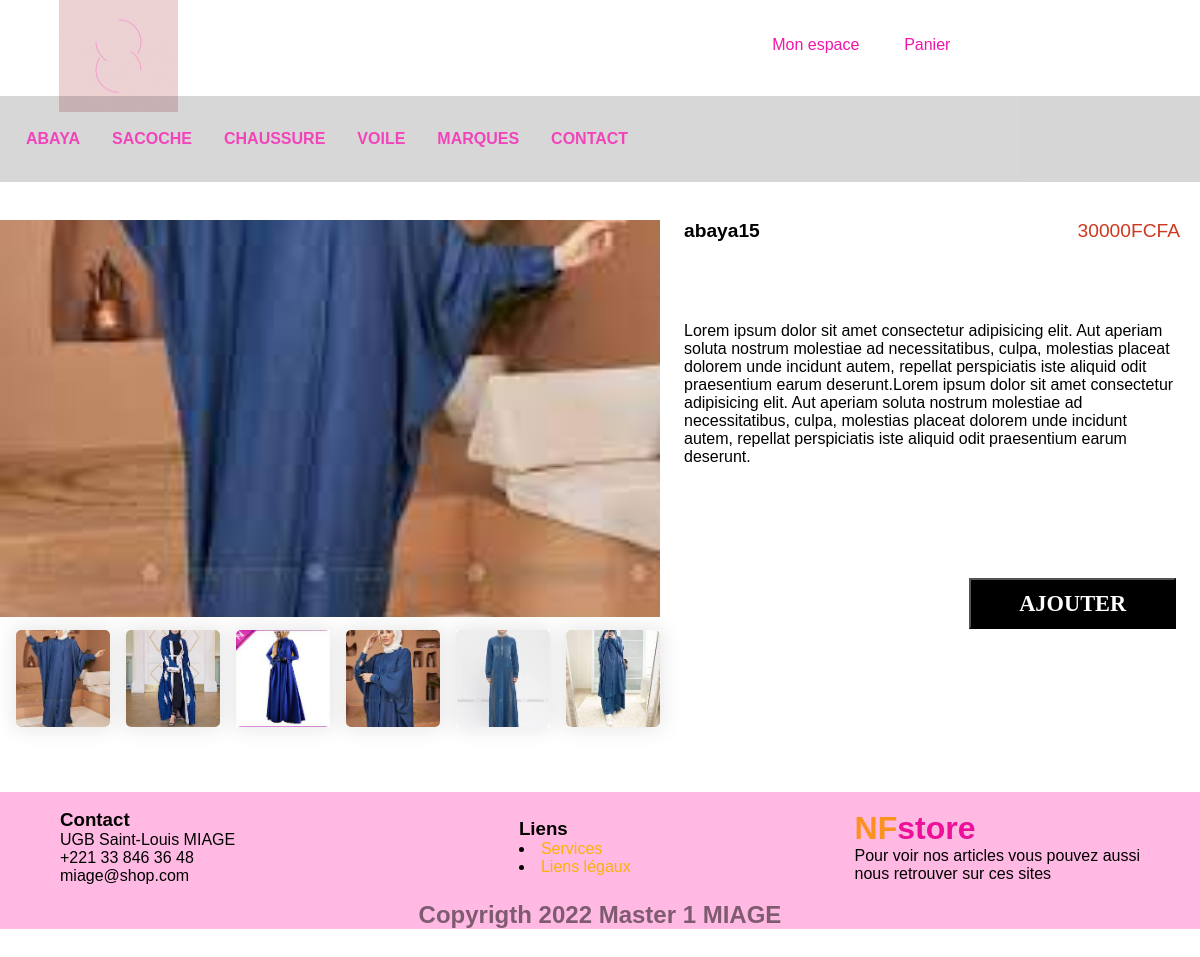
Screenshot of /detail.php?idProduit=18 with the database file from the repository.
### tables this page shows
CREATE TABLE IF NOT EXISTS `produits` (
  `idProduit` int(11) NOT NULL AUTO_INCREMENT,
  `nomProduit` varchar(255) NOT NULL,
  `descriptionProduit` text NOT NULL,
  `prix` int(11) NOT NULL,
  `imageProduit` varchar(255) NOT NULL,
  `idCategorie` int(11) NOT NULL,
  `marque` varchar(255) NOT NULL,
  PRIMARY KEY (`idProduit`)
);

### detail.php (the view, shortened to what this page needs)
<!DOCTYPE html>
<html lang="en">
<head>
    <link rel="stylesheet" href="css/res.css">
    <link rel="stylesheet" href="css/detail.css" />
</head>
<body>
<div class="header">
        <div class="top-head">
            <div class="logo"> <a href="index.php"><img src="image/Logo1.gif" alt=""></a></div>
           <div class="panier">
            <div class="pa1"><a href="#"> Mon espace </a><i class="fa-solid fa-user"></i></div>
             <div class="pa2"><a href="#"> Panier </a><i class='fas fa-cart-plus'></i></div>
           </div>
        </div>
        <div class="navebar" id="Topnav">
        <?php  $idA=1;
               $idB=2;
               $idC=3;
               $idD=4;
               ?>
            <a href="list.php?idCategorie=<?php echo $idA; ?>">ABAYA</a>
            <a href="list.php?idCategorie=<?php echo $idB; ?>">sacoche</a>
            <a href="list.php?idCategorie=<?php echo $idC; ?>">chaussure</a>
            <a href="list.php?idCategorie=<?php echo $idD; ?>">voile</a>
            <div class="dropdown">
              <button class="dropbtn">Marques
              </button>
            </div>
            <a href="list.html">Contact</a>
          </div>
        </div>
    <main>
        <?php include("connexion.php");
                $con=OuvrirBD();
                $id= $_GET['idProduit'];
                $requete="select nomProduit,descriptionProduit,prix,imageProduit from produits where idProduit='$id'";
                $resultat = $con->query($requete);
                if(!$resultat){
                    echo("impossible d'executer la requete");
                    exit;
                }
                else{
                    while($ligne = $resultat->fetch()){
                        $nom=$ligne['nomProduit'];
                        $descrip=$ligne['descriptionProduit'];
                        $prix_im=$ligne['prix'];
                        $im=explode(" ",$ligne['imageProduit']);?>
<?php
                        }
                    }?>
    <div class="sidebar" id="side">
        <div class="valeur">
            <div class="nom">
                <p id="idnom"><?php echo($nom);?></p>
            </div>
            <div class="prix">
                <p> <span id="idprix"><?php echo($prix_im);?></span>FCFA</p>
            </div>
        </div>
        <div class="description">
            <p id="idescription">
                <?php echo($descrip);?>
            </p>
        </div>
        <div class="env">
            <a href="formulaire.php"><button type="submit" class="btn_detail">AJOUTER</button></a>
        </div>
    </div>
    <div class="contente" id="cont">
        <div class="img_art">
            <img id="image_g" src="image/<?php echo($im[0]);?>">
        </div>
        <div class="div_img">
               <div class="imdiv">
                    <img  id="im1" src="image/<?php echo($im[0]);?>">
                </div>
                <div class="imdiv">
                    <img  id="im2" src="image/<?php echo($im[1]);?>">
                </div>
                <div class="imdiv">
                    <img id="im3" src="image/<?php echo($im[2]);?>">
                </div>
                <div class="imdiv">
                    <img  id="im4" src="image/<?php echo($im[3]);?>">
                </div>
                <div class="imdiv">
                    <img  id="im5"  src="image/<?php echo($im[4]);?>">
                </div>
                <div class="imdiv">
                    <img  id="im6"  src="image/<?php echo($im[5]);?>">
                </div>
            </div>
        </div>
    </main>
    <div class="footer">
      <div class="foot-top">
        <div class="footer-box ">
            <h3>Contact</h3>
            <span> <i class='fas fa-burn'></i>UGB Saint-Louis MIAGE</span> <br>
            <span > <i class='fas fa-phone-alt'></i>+221 33 846 36 48</span> <br>
            <span ><i class="fa fa-envelope"></i>miage@shop.com</span>
        </div>
        <div class="footer-box">
            <h3>Liens</h3>
            <li><a href="#">Services</a></li>
            <li><a href="#">Liens légaux</a></li>
        </div>
        <div class="footer_box log"> <br>
            <p class="logofooter"> <span>NF</span>store</p>
            <p>Pour voir nos articles vous pouvez aussi <br>  nous retrouver sur ces sites</p>
          <br>
        </div>
     </div>
        <h2>Copyrigth 2022 Master 1 MIAGE</h2>
    </div>
</body>
</html>

### css/res.css (style rules this page uses)
* { margin: 0px; padding: 0px; box-sizing: border-box; font-family: 'poppins', sans-serif; scroll-behavior: smooth; }
.header { width: 100%; height: 45em; }
.header .top-head { width: 99%; height: 7em; position: fixed; z-index: 1; display: flex; }
.header .top-head .logo { width: 10%; height: 7em; position: relative; margin-left: 5%; }
.header .top-head .logo a { text-decoration: none; }
.header .top-head .logo a img { width: 100%; height: 7em; }
.header .top-head .panier { width: 15%; float: right; position: relative; margin-top: 3%; margin-left: 50%; color: rgb(240, 21, 171); justify-content: space-between; display: flex; }
.panier a { text-decoration: none; color: rgb(240, 21, 171); }
.navebar { width: 100%; margin-top: 8%; background-color:rgba(0,0,0,.2); opacity: 0.8; position: fixed; left: 0; padding: 20px 10px; transition: .5s ease-out; z-index: 2; }
.navebar a { float: left; display: block; color:rgb(240, 21, 171); text-align: center; padding: 14px 16px; text-decoration: none; font-size:1rem; font-weight: 900; text-transform: uppercase; }
.dropdown { float: left; overflow: hidden; }
.dropdown .dropbtn { font-size: 17px; border: none; outline: none; color:rgb(240, 21, 171); padding: 14px 16px; background-color: inherit; font-family: inherit; margin: 0; font-weight: 900; font-size: 1rem; text-transform: uppercase; }
img { width: 100%; height: 100%; position: relative; object-fit: cover; object-position: center; }
.footer { width: 100%; background-color: rgb(255, 185, 226); margin-top: 5%; }
.footer h2 { text-align: center; color: black; opacity: 0.5; margin-bottom:10%; }
.foot-top { display: flex; align-items: center; justify-content: space-between; }
.footer-box { margin-left: 5%; }
.footer-box a { font-size: 1rem; text-decoration: none; color: rgb(250, 177, 7); }
.log { margin-right: 5%; }
.logofooter { color: rgb(237, 17, 153); font-weight: bold; font-size: 2em ; text-decoration: none; }
.logofooter span { color: #fb911f; }

### css/detail.css (style rules this page uses)
div { border: 0px solid black; }
main { width:100%; height:32em; margin-top:5%; }
.contente { width:55%; height:100%; position: relative; float: left; }
.imdiv img { width: 100%; height: 100%; transition: transform 400ms; border-radius: 5px; }
.div_img .imdiv { margin-left:2.4%; box-shadow: 0 0 20px 2px rgba(0 ,0 ,0 ,.1); width: 17%; height:95%; transition: 1s; }
.div_img { display: flex; width:100%; height:20%; }
.img_art { width:100%; height:80%; }
.img_art img { width:100%; height:97%; }
.sidebar { width:41%; height: 100%; float: right; margin-right: 2%; }
.valeur { display: flex; width:100%; height:20%; }
.valeur p { font-size: 120%; }
.nom { width:80%; height:100%; }
.nom p { font-family: Arial, Helvetica, sans-serif !important; font-weight: bold; }
.prix { width:20%; height:100%; }
.prix p { color:rgb(203, 57, 31) }
.description { width:100%; height:50%; }
.env { width:100%; height:30%; }
.header { height: 10em !important; }
.footer { clear: both !important; }
.btn_detail { position: relative; float:right; font-weight: bold; width:42%; height:33%; font-size: 140%; font-family: 'Times New Roman', Times, serif; color: white; background-color: black; }

### rows the page displays
produits: nomProduit "abaya15", prix "30000", descriptionProduit "Lorem ipsum dolor sit amet consectetur adipisicing elit. Aut aperiam soluta nostrum molestiae ad necessitatibus, culpa, molestias placeat dolorem unde incidunt autem, repellat perspiciatis iste aliquid odit praesentium earum deserunt.Lorem ipsum dolor sit amet consectetur adipisicing elit. Aut aperiam soluta nostrum molestiae ad necessitatibus, culpa, molestias placeat dolorem unde incidunt autem, repellat perspiciatis iste aliquid odit praesentium earum deserunt."
